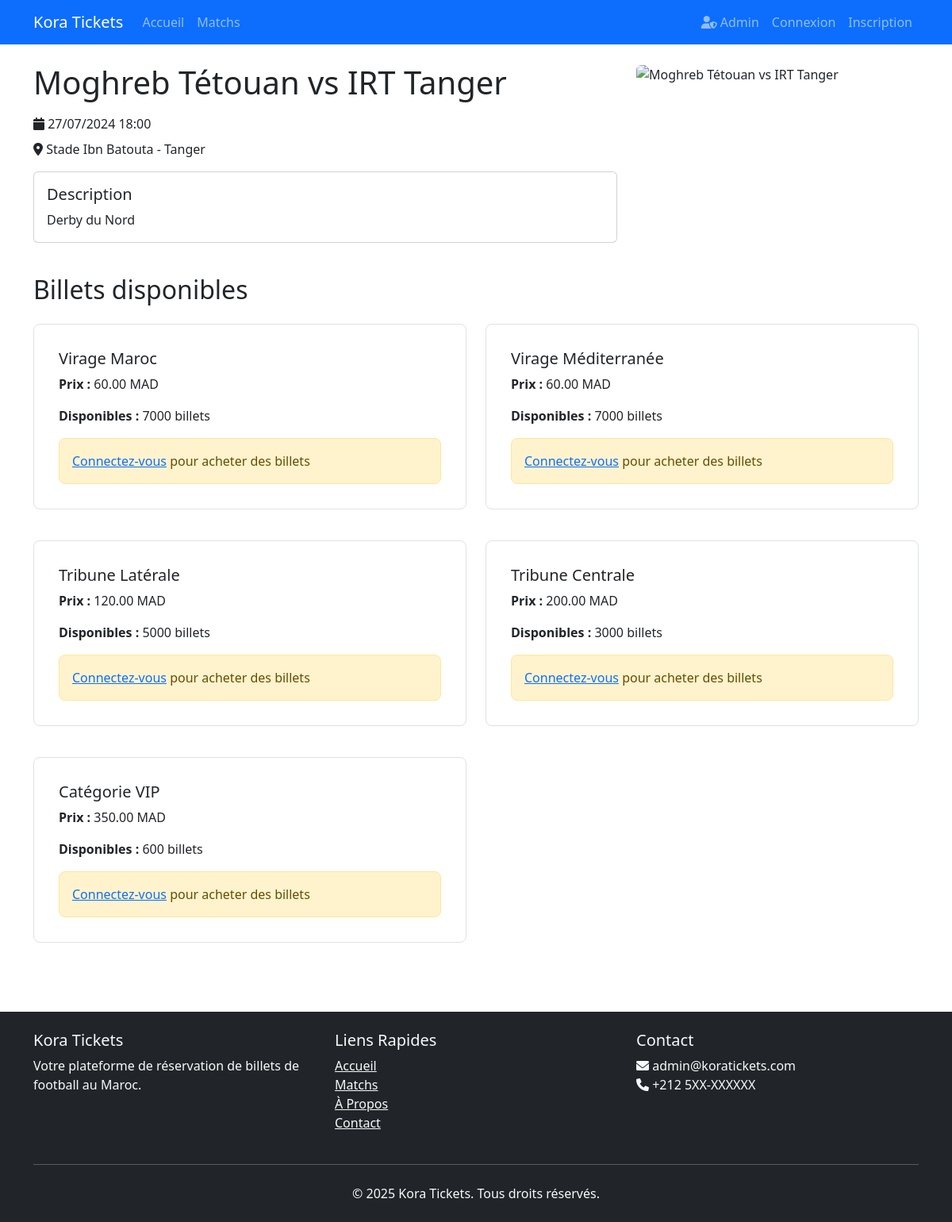
Page /match.php?id=3 on the committed database.
### tables this page shows
CREATE TABLE `matches` (
  `id` int(11) NOT NULL,
  `home_team` varchar(100) NOT NULL,
  `away_team` varchar(100) NOT NULL,
  `match_date` datetime NOT NULL,
  `stadium_id` int(11) NOT NULL,
  `description` text DEFAULT NULL,
  `image_url` varchar(255) DEFAULT NULL,
  `created_at` timestamp NOT NULL DEFAULT current_timestamp(),
  `updated_at` timestamp NOT NULL DEFAULT current_timestamp() ON UPDATE current_timestamp()
);

CREATE TABLE `stadiums` (
  `id` int(11) NOT NULL,
  `name` varchar(100) NOT NULL,
  `location` varchar(255) NOT NULL,
  `capacity` int(11) NOT NULL,
  `created_at` timestamp NOT NULL DEFAULT current_timestamp()
);

CREATE TABLE `ticket_categories` (
  `id` int(11) NOT NULL,
  `match_id` int(11) NOT NULL,
  `name` varchar(100) NOT NULL,
  `price` decimal(10,2) NOT NULL,
  `total_quantity` int(11) NOT NULL,
  `available_quantity` int(11) NOT NULL,
  `created_at` timestamp NOT NULL DEFAULT current_timestamp()
);

### config/config.php (called while the page is built, shortened)
<?php
function isLoggedIn() {
    return isset($_SESSION['user_id']);
}
?>

### match.php (the view, shortened to what this page needs)
<?php
require_once __DIR__ . '/includes/header.php';
$match_id = (int)$_GET['id'];
$stmt = $conn->prepare("
    SELECT m.*, s.name as stadium_name, s.location as stadium_location
    FROM matches m
    JOIN stadiums s ON m.stadium_id = s.id
    WHERE m.id = ?
");
$stmt->execute([$match_id]);
$match = $stmt->fetch(PDO::FETCH_ASSOC);
$stmt = $conn->prepare("
    SELECT *
    FROM ticket_categories
    WHERE match_id = ? AND available_quantity > 0
    ORDER BY price ASC
");
$stmt->execute([$match_id]);
$ticket_categories = $stmt->fetchAll(PDO::FETCH_ASSOC);
?>
<div class="container">
    <div class="row mb-4">
        <div class="col-md-8">
            <h1 class="mb-3">
                <?php echo htmlspecialchars($match['home_team'] . ' vs ' . $match['away_team']); ?>
            </h1>
            <div class="mb-3">
                <p class="mb-2">
                    <i class="fas fa-calendar"></i>
                    <?php echo date('d/m/Y H:i', strtotime($match['match_date'])); ?>
                </p>
                <p class="mb-2">
                    <i class="fas fa-map-marker-alt"></i>
                    <?php echo htmlspecialchars($match['stadium_name']); ?> -
                    <?php echo htmlspecialchars($match['stadium_location']); ?>
                </p>
            </div>
            <?php if ($match['description']): ?>
                <div class="card mb-3">
                    <div class="card-body">
                        <h5 class="card-title">Description</h5>
                        <p class="card-text"><?php echo nl2br(htmlspecialchars($match['description'])); ?></p>
                    </div>
                </div>
            <?php endif; ?>
        </div>
        <div class="col-md-4">
            <img src="<?php echo htmlspecialchars($match['image_url']); ?>"
                 alt="<?php echo htmlspecialchars($match['home_team'] . ' vs ' . $match['away_team']); ?>"
                 class="img-fluid rounded">
        </div>
    </div>
    <h2 class="mb-4">Billets disponibles</h2>
    <?php if (empty($ticket_categories)): ?>
        <div class="alert alert-info">
            Désolé, il n'y a plus de billets disponibles pour ce match.
        </div>
    <?php else: ?>
        <div class="row">
            <?php foreach ($ticket_categories as $category): ?>
                <div class="col-md-6 mb-4">
                    <div class="card ticket-category">
                        <div class="card-body">
                            <h5 class="card-title"><?php echo htmlspecialchars($category['name']); ?></h5>
                            <p class="card-text">
                                <strong>Prix :</strong> <?php echo number_format($category['price'], 2); ?> MAD
                            </p>
                            <p class="card-text">
                                <strong>Disponibles :</strong> <?php echo $category['available_quantity']; ?> billets
                            </p>
                            <?php if (isLoggedIn()): ?>
                                <form class="d-flex align-items-center" onsubmit="return addToCart(<?php echo $category['id']; ?>, this.quantity.value)">
                                    <div class="input-group me-2" style="width: 120px;">
                                        <input type="number"
                                               class="form-control"
                                               name="quantity"
                                               min="1"
                                               max="<?php echo $category['available_quantity']; ?>"
                                               value="1">
                                    </div>
                                    <button type="submit" class="btn btn-primary">
                                        <i class="fas fa-cart-plus"></i> Ajouter
                                    </button>
                                </form>
                            <?php else: ?>
                                <div class="alert alert-warning mb-0">
                                    <a href="login.php">Connectez-vous</a> pour acheter des billets
                                </div>
                            <?php endif; ?>
                        </div>
                    </div>
                </div>
            <?php endforeach; ?>
        </div>
    <?php endif; ?>
</div>
<?php require_once 'includes/footer.php'; ?>

### assets/css/style.css (style rules this page uses)
body { min-height: 100vh; display: flex; flex-direction: column; }
.ticket-category { border: 1px solid #dee2e6; border-radius: 8px; padding: 15px; margin-bottom: 15px; }
.alert { border-radius: 8px; margin-bottom: 20px; }

### rows in the picture
matches: home_team+away_team "Moghreb Tétouan vs IRT Tanger", match_date "27/07/2024 18:00", stadium.name "Stade Ibn Batouta", stadium.location "Tanger", description "Derby du Nord"
ticket_categories: name "Virage Maroc", price "60.00", available_quantity "7000"
ticket_categories: name "Virage Méditerranée", price "60.00", available_quantity "7000"
ticket_categories: name "Tribune Latérale", price "120.00", available_quantity "5000"
ticket_categories: name "Tribune Centrale", price "200.00", available_quantity "3000"
ticket_categories: name "Catégorie VIP", price "350.00", available_quantity "600"

### other values in the picture
SITE_NAME "Kora Tickets"
ADMIN_EMAIL "admin@koratickets.com"
